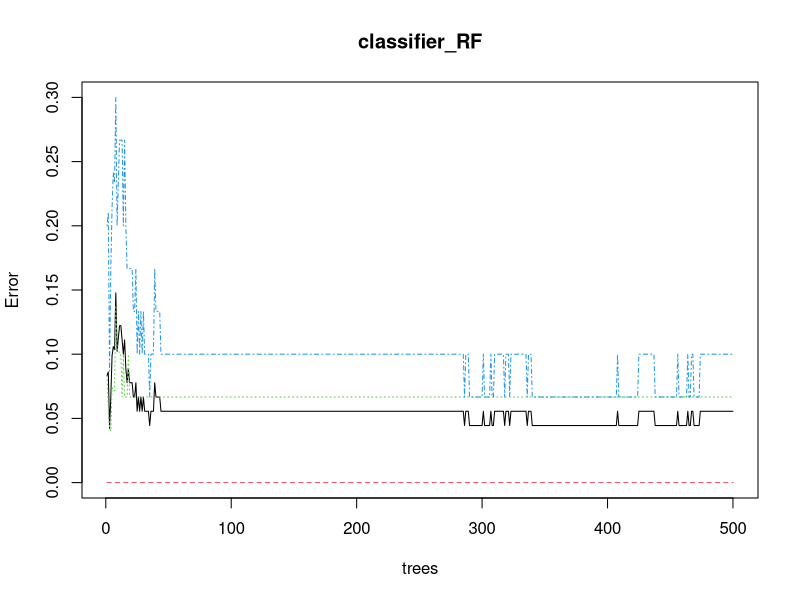
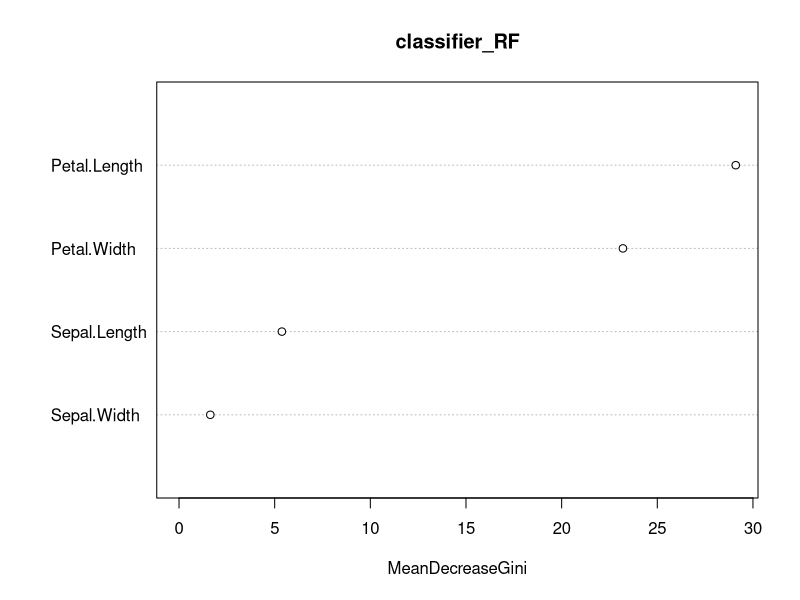

Generate these figures, in order, with R:
#approach 
#use data,caTools and randomForest
#split into test and train
#set seed
#use classifier rf
#use confusion mtx




data(iris)

# Structure 
str(iris)

# Installing package
install.packages("caTools")	 # For sampling the dataset
install.packages("randomForest") # For implementing random forest algorithm

# Loading package
library(caTools)
library(randomForest)

# Splitting data in train and test data
split <- sample.split(iris, SplitRatio = 0.7)
split

train <- subset(iris, split == "TRUE")
test <- subset(iris, split == "FALSE")

# Fitting Random Forest to the train dataset
set.seed(120) # Setting seed
classifier_RF = randomForest(x = train[-5],
                             y = train$Species,
                             ntree = 500)

classifier_RF

# Predicting the Test set results
y_pred = predict(classifier_RF, newdata = test[-5])

# Confusion Matrix
confusion_mtx = table(test[, 5], y_pred)
confusion_mtx

# Plotting model
plot(classifier_RF)

# Importance plot
importance(classifier_RF)

# Variable importance plot
varImpPlot(classifier_RF)
